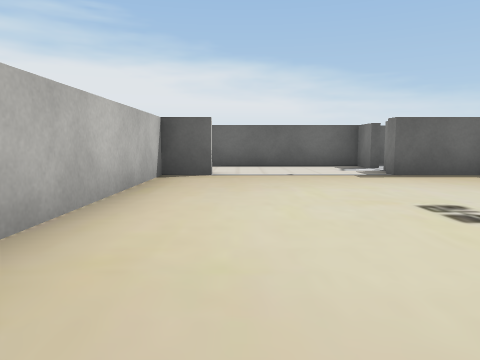
[1] (above)

16 first-person views from a walk through a 3-D level made in the Unity game engine. The camera is 0.27 m above the floor, tilts 6° down and sees 70° across. The floor is counted in squares, 0.5 m on a side. Each view is taken from the middle of a square. On the plan, view 1 faces up. The plan holds only what a view shows up to about 9 squares ahead; the rest is blank. The place goes on beyond the plan. Some surface patterns are stand-ins.

[2]
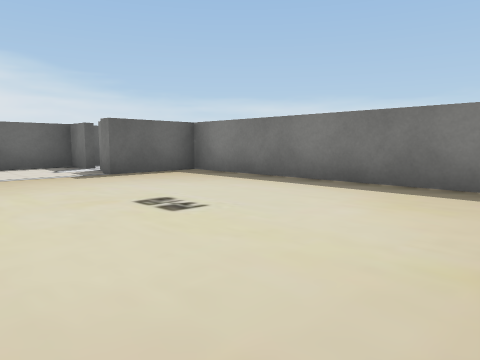

[3]
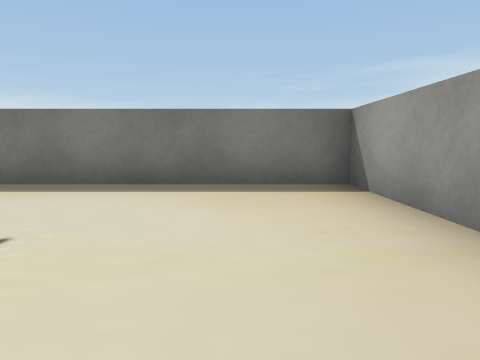

[4]
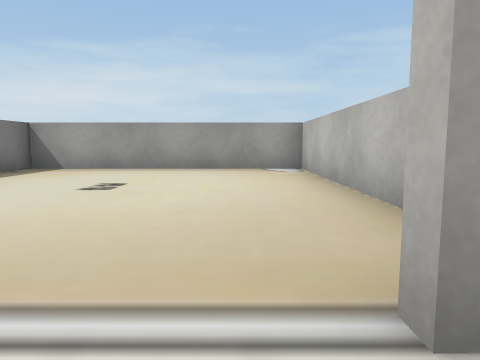

[5]
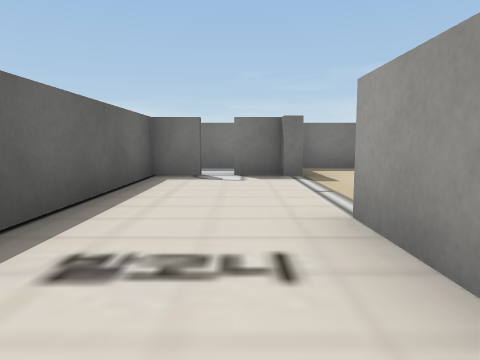

[6]
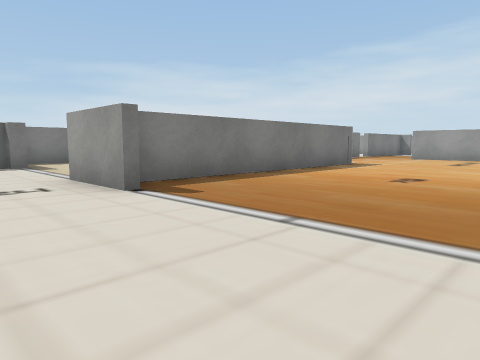

[7]
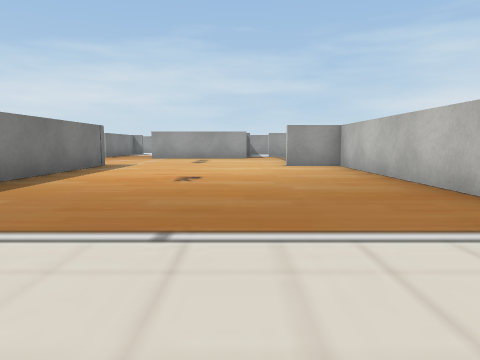

[8]
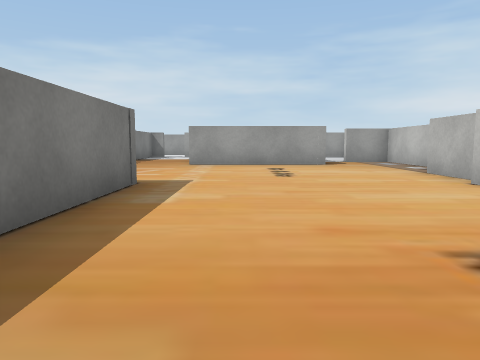

[9]
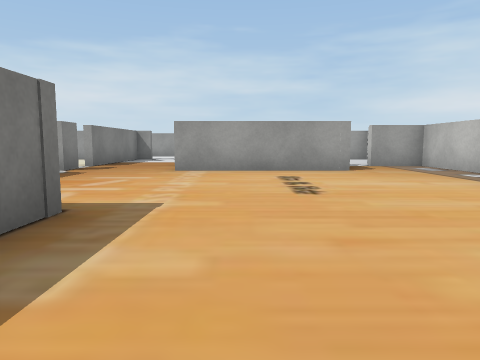

[10]
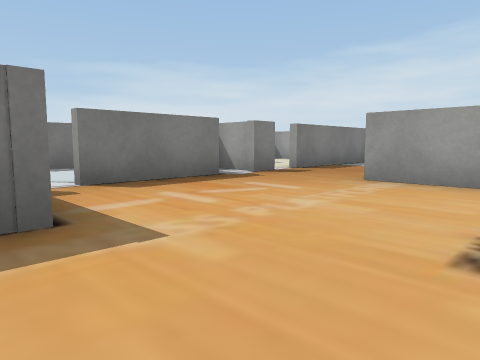

[11]
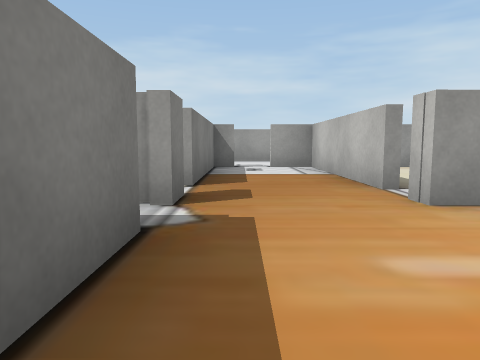

[12]
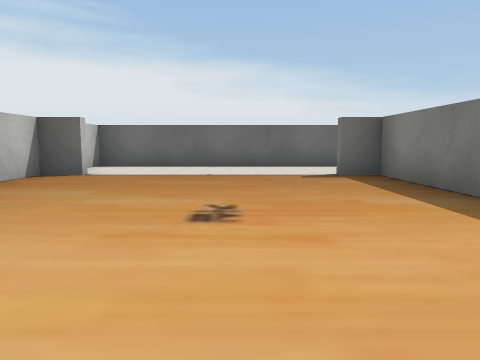

[13]
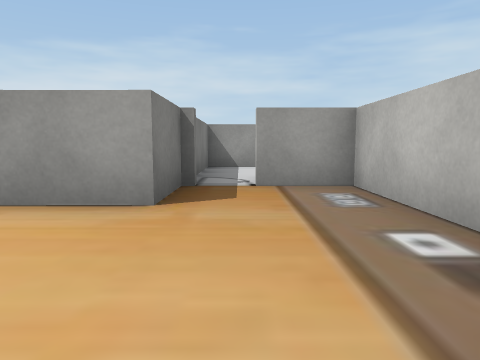

[14]
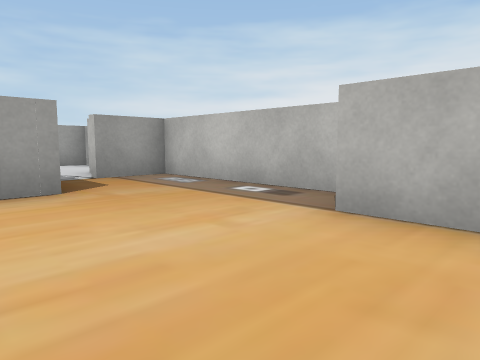

[15]
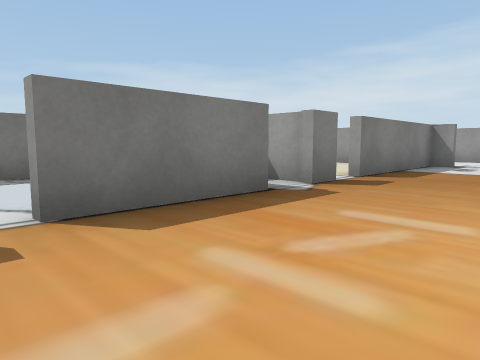

[16]
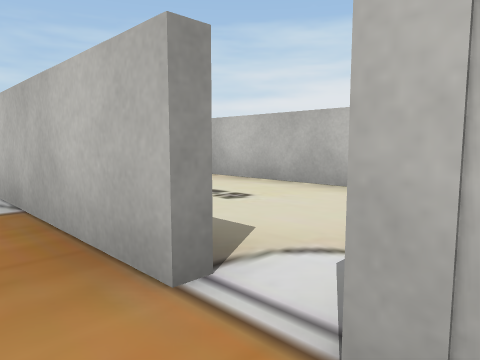

### Floor plan
Key: @ floor where view 1 was taken; # wall or solid block; x gap in a wall; . floor.
Columns run from 8 left of view 1 to 5 right of it. Each row starts with its distance up from view 1.
  9 ##############
  8 #..........x.#
  7 #..........x.#
  6 ##....##...###
  5 #......#.....#
  4 #......#.....#
  3 #......#.....#
  2 #......#.....#
  1 #......#.....#
  0 #......#@....#
 -1 ##.....#######
 -2 ##.......x..#
 -3 #........#  #
 -4 #........#
 -5 #..####..##
 -6 #..#..x...
 -7 ##x#..#..#
 -8  #.#..#..#.
 -9  #.#..#..#.
-10  #########

Positions as (right, up) in squares from view 1, and headings:
1: (0, 0), facing up
2: (0, 0), facing up-right
3: (0, 1), facing right
4: (0, 7), facing down
5: (-3, 7), facing right
6: (-6, 8), facing down-right
7: (-5, 8), facing down
8: (-3, 4), facing down
9: (-3, 2), facing down
10: (-4, 0), facing down-right
11: (0, -2), facing down
12: (-4, 0), facing up
13: (-6, -2), facing down
14: (-4, -1), facing down-left
15: (-2, -1), facing down-right
16: (-1, -5), facing down-left
